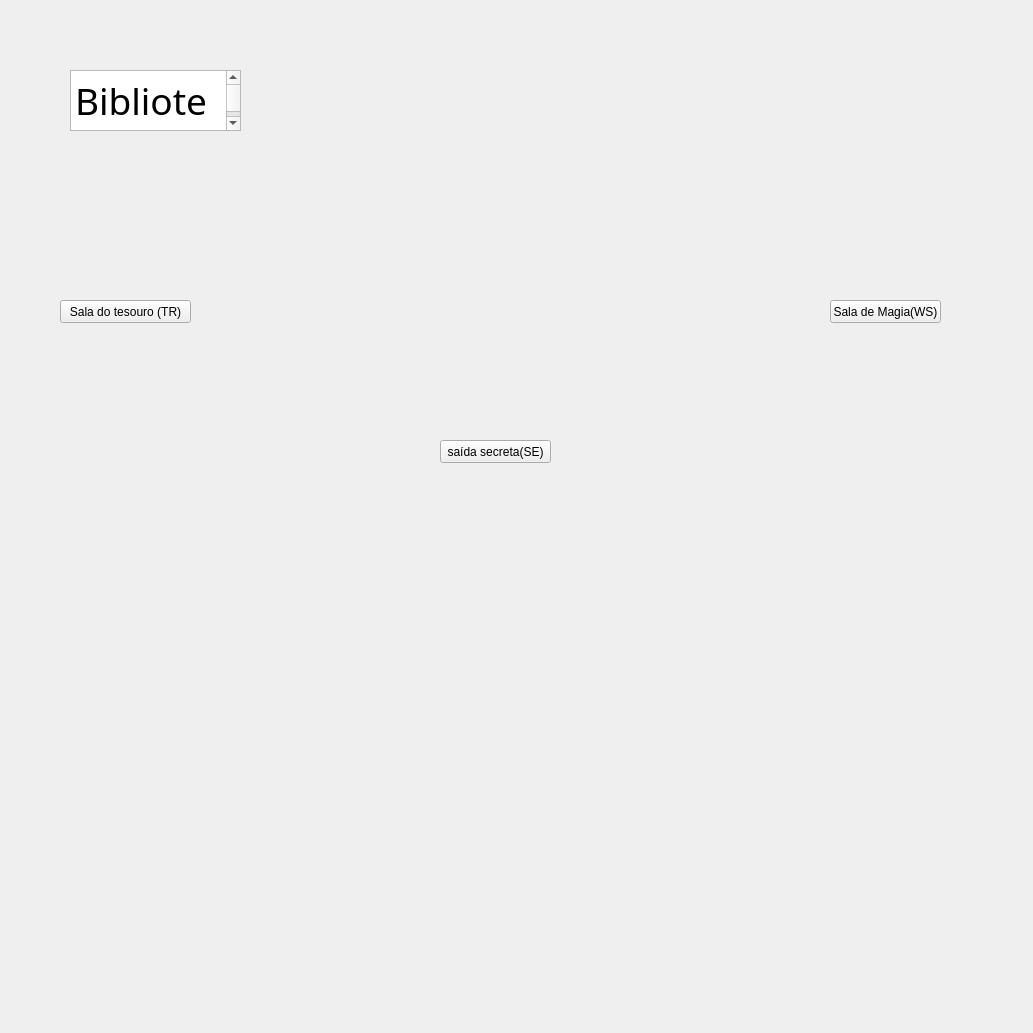
      <widget class="QWidget" name="biblioteca">
       <widget class="QLabel" name="label_9">
        <property name="geometry">
         <rect>
          <x>-20</x>
          <y>-370</y>
          <width>1024</width>
          <height>1024</height>
         </rect>
        </property>
        <property name="maximumSize">
         <size>
          <width>1041</width>
          <height>1024</height>
         </size>
        </property>
        <property name="font">
         <font>
          <family>Papyrus</family>
          <pointsize>19</pointsize>
          <weight>75</weight>
          <bold>true</bold>
         </font>
        </property>
        <property name="tabletTracking">
         <bool>false</bool>
        </property>
        <property name="focusPolicy">
         <enum>Qt::TabFocus</enum>
        </property>
        <property name="styleSheet">
         <string notr="true">QLabel{
   .img{
		height: 100%;
		width:100%;
		object-fit: cover;
    }
}</string>
        </property>
        <property name="frameShape">
         <enum>QFrame::NoFrame</enum>
        </property>
        <property name="frameShadow">
         <enum>QFrame::Raised</enum>
        </property>
        <property name="lineWidth">
         <number>10</number>
        </property>
        <property name="text">
         <string>&lt;!DOCTYPE HTML PUBLIC &quot;-//W3C//DTD HTML 4.0//EN&quot; &quot;http://www.w3.org/TR/REC-html40/strict.dtd&quot;&gt;
&lt;html&gt;&lt;head&gt;&lt;meta name=&quot;qrichtext&quot; content=&quot;1&quot; /&gt;&lt;style type=&quot;text/css&quot;&gt;
p, li { white-space: pre-wrap; }
&lt;/style&gt;&lt;/head&gt;&lt;body style=&quot; font-family:'Papyrus'; font-size:19pt; font-weight:600; font-style:normal;&quot;&gt;
&lt;p style=&quot; margin-top:0px; margin-bottom:0px; margin-left:0px; margin-right:0px; -qt-block-indent:0; text-indent:0px;&quot;&gt;&lt;img src=&quot;:/icons/imagens/Imagem do WhatsApp de 2023-12-03 à(s) 23.35.03_d2866627.jpg&quot; /&gt;&lt;/p&gt;&lt;/body&gt;&lt;/html&gt;</string>
        </property>
        <property name="alignment">
         <set>Qt::AlignCenter</set>
        </property>
        <property name="indent">
         <number>0</number>
        </property>
        <property name="openExternalLinks">
         <bool>false</bool>
        </property>
       </widget>
       <widget class="QTextBrowser" name="textBrowser_7">
        <property name="geometry">
         <rect>
          <x>70</x>
          <y>70</y>
          <width>171</width>
          <height>61</height>
         </rect>
        </property>
        <property name="font">
         <font>
          <family>Macondo</family>
          <pointsize>28</pointsize>
         </font>
        </property>
        <property name="html">
         <string>&lt;!DOCTYPE HTML PUBLIC &quot;-//W3C//DTD HTML 4.0//EN&quot; &quot;http://www.w3.org/TR/REC-html40/strict.dtd&quot;&gt;
&lt;html&gt;&lt;head&gt;&lt;meta name=&quot;qrichtext&quot; content=&quot;1&quot; /&gt;&lt;style type=&quot;text/css&quot;&gt;
p, li { white-space: pre-wrap; }
&lt;/style&gt;&lt;/head&gt;&lt;body style=&quot; font-family:'Macondo'; font-size:28pt; font-weight:400; font-style:normal;&quot;&gt;
&lt;p style=&quot; margin-top:0px; margin-bottom:0px; margin-left:0px; margin-right:0px; -qt-block-indent:0; text-indent:0px;&quot;&gt;Biblioteca&lt;/p&gt;&lt;/body&gt;&lt;/html&gt;</string>
        </property>
       </widget>
       <widget class="QPushButton" name="pb_tes_2">
        <property name="geometry">
         <rect>
          <x>60</x>
          <y>300</y>
          <width>131</width>
          <height>23</height>
         </rect>
        </property>
        <property name="text">
         <string>Sala do tesouro (TR)</string>
        </property>
       </widget>
       <widget class="QPushButton" name="pb_sm">
        <property name="geometry">
         <rect>
          <x>440</x>
          <y>440</y>
          <width>111</width>
          <height>23</height>
         </rect>
        </property>
        <property name="text">
         <string>saída secreta(SE)</string>
        </property>
       </widget>
       <widget class="QPushButton" name="pb_sm_2">
        <property name="geometry">
         <rect>
          <x>830</x>
          <y>300</y>
          <width>111</width>
          <height>23</height>
         </rect>
        </property>
        <property name="text">
         <string>Sala de Magia(WS)</string>
        </property>
       </widget>
      </widget>
